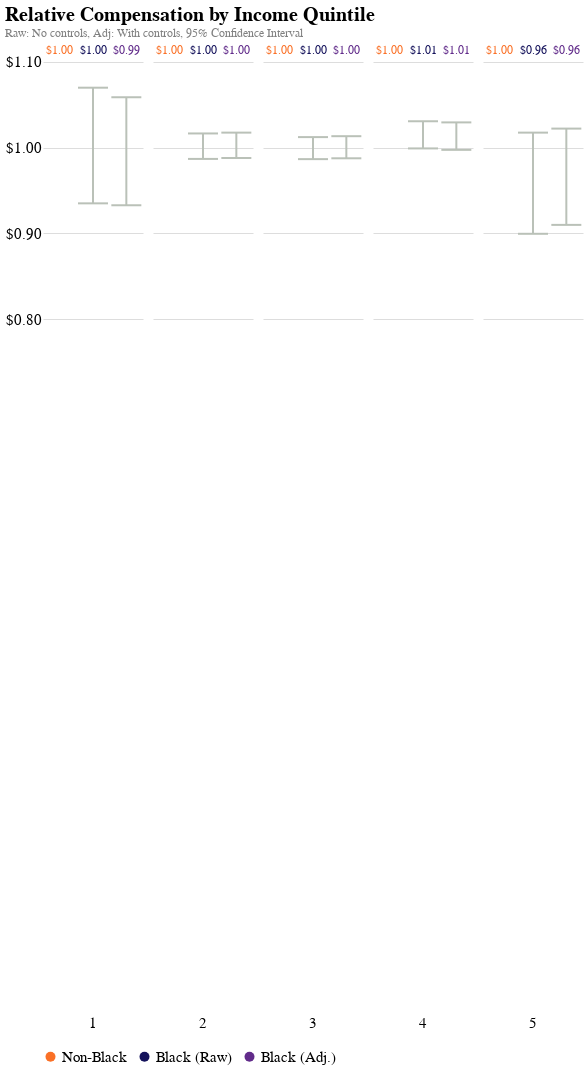

This figure's notebook cell:
### Code cell
labels = ["Non-Black", "Black (Raw)", "Black (Adj.)"]
colors = ["#fa7026", "#14125b", "#612b8a"]

color_scale = alt.Scale(
    domain=labels,
    range=colors
)

points = alt.Chart().mark_bar(size=25, cornerRadiusTopLeft=8, cornerRadiusTopRight=8, clip=True).encode(
    x=alt.X("labels", 
        axis=alt.Axis(title=None, labels=False, tickSize=0), 
        sort=labels
       ),
    y=alt.Y("data", 
            axis=alt.Axis(format="$.2f", title=None, tickCount=4, tickSize=0, labelFlush=False, labelFontSize=15),
            scale=alt.Scale(
                domain=(0.8, 1.1)
            )
    ),
    color=alt.Color("labels", 
                    scale=color_scale,
                    legend=alt.Legend(title=None, orient="bottom", labelFontSize=15))
).properties(
    width=100,
    height=300
)

text = alt.Chart().mark_text(
    align='center',
    angle=0,
    baseline='middle',
    dx=-0,
    dy=-20,
    fontSize=12
).encode(
    text=alt.Text("data", format="$.2f"),
    x=alt.X("labels", 
            sort=labels),
    y="label_height",
    color=alt.Color("labels", 
                    scale=color_scale)
)

error_bars = alt.Chart().mark_bar(color="#BAC1B8", size=2).encode(
    x=alt.X("labels",
            sort=labels),
    y="lower",
    y2="upper",
)

lower = alt.Chart().mark_tick(color="#BAC1B8", thickness=2, opacity=1).encode(
    x=alt.X("labels",
            sort=labels),
    y="lower",
)

upper = alt.Chart().mark_tick(color="#BAC1B8", thickness=2, opacity=1).encode(
    x=alt.Y("labels",
            sort=labels),
    y="upper",
)

chart = alt.layer(points, text, error_bars, lower, upper, data=results_q_plot).facet(
    column=alt.Column("index", title=None, header=alt.Header(labelOrient='bottom', labelFontSize=15)),
    title={
        "text": "Relative Compensation by Income Quintile", 
        "subtitle": "Raw: No controls, Adj: With controls, 95% Confidence Interval",
        "subtitleColor": "gray",
        "dy": 25
    },
    spacing=10
).configure_view(
    strokeWidth=0
).configure_title(
    anchor='start',
    offset=5,
    fontSize=20
).configure_axis(
    domain=False
)

chart.save("relative_compensation_quintile.png", method="selenium", webdriver="chrome", scale_factor=3.0)

chart

### Figure 1 — Vega-Lite specification as saved in the notebook (floating-point values rounded to 4 significant figures)
{"config": {"view": {"continuousWidth": 400, "continuousHeight": 300, "strokeWidth": 0}, "axis": {"domain": false}, "title": {"anchor": "start", "fontSize": 20, "offset": 5}}, "data": {"name": "data-d07b4d13f3ceee89acc02ec3746bde0c"}, "facet": {"column": {"type": "quantitative", "field": "index", "header": {"labelFontSize": 15, "labelOrient": "bottom"}, "title": null}}, "spec": {"layer": [{"mark": {"type": "bar", "clip": true, "cornerRadiusTopLeft": 8, "cornerRadiusTopRight": 8, "size": 25}, "encoding": {"color": {"type": "nominal", "field": "labels", "legend": {"labelFontSize": 15, "orient": "bottom", "title": null}, "scale": {"domain": ["Non-Black", "Black (Raw)", "Black (Adj.)"], "range": ["#fa7026", "#14125b", "#612b8a"]}}, "x": {"type": "nominal", "axis": {"labels": false, "tickSize": 0, "title": null}, "field": "labels", "sort": ["Non-Black", "Black (Raw)", "Black (Adj.)"]}, "y": {"type": "quantitative", "axis": {"format": "$.2f", "labelFlush": false, "labelFontSize": 15, "tickCount": 4, "tickSize": 0, "title": null}, "field": "data", "scale": {"domain": [0.8, 1.1]}}}, "height": 300, "width": 100}, {"mark": {"type": "text", "align": "center", "angle": 0, "baseline": "middle", "dx": 0, "dy": -20, "fontSize": 12}, "encoding": {"color": {"type": "nominal", "field": "labels", "scale": {"domain": ["Non-Black", "Black (Raw)", "Black (Adj.)"], "range": ["#fa7026", "#14125b", "#612b8a"]}}, "text": {"type": "quantitative", "field": "data", "format": "$.2f"}, "x": {"type": "nominal", "field": "labels", "sort": ["Non-Black", "Black (Raw)", "Black (Adj.)"]}, "y": {"type": "quantitative", "field": "label_height"}}}, {"mark": {"type": "bar", "color": "#BAC1B8", "size": 2}, "encoding": {"x": {"type": "nominal", "field": "labels", "sort": ["Non-Black", "Black (Raw)", "Black (Adj.)"]}, "y": {"type": "quantitative", "field": "lower"}, "y2": {"field": "upper"}}}, {"mark": {"type": "tick", "color": "#BAC1B8", "opacity": 1, "thickness": 2}, "encoding": {"x": {"type": "nominal", "field": "labels", "sort": ["Non-Black", "Black (Raw)", "Black (Adj.)"]}, "y": {"type": "quantitative", "field": "lower"}}}, {"mark": {"type": "tick", "color": "#BAC1B8", "opacity": 1, "thickness": 2}, "encoding": {"x": {"type": "nominal", "field": "labels", "sort": ["Non-Black", "Black (Raw)", "Black (Adj.)"]}, "y": {"type": "quantitative", "field": "upper"}}}]}, "spacing": 10, "title": {"text": "Relative Compensation by Income Quintile", "subtitle": "Raw: No controls, Adj: With controls, 95% Confidence Interval", "subtitleColor": "gray", "dy": 25}, "$schema": "https://vega.github.io/schema/vega-lite/v4.8.1.json", "datasets": {"data-d07b4d13f3ceee89acc02ec3746bde0c": [{"index": 1, "labels": "Black (Adj.)", "data": 0.9937, "lower": 0.9327, "upper": 1.059, "label_height": 1.09}, {"index": 2, "labels": "Black (Adj.)", "data": 1.003, "lower": 0.9878, "upper": 1.017, "label_height": 1.09}, {"index": 3, "labels": "Black (Adj.)", "data": 1.0, "lower": 0.9875, "upper": 1.013, "label_height": 1.09}, {"index": 4, "labels": "Black (Adj.)", "data": 1.013, "lower": 0.9973, "upper": 1.029, "label_height": 1.09}, {"index": 5, "labels": "Black (Adj.)", "data": 0.9643, "lower": 0.9098, "upper": 1.022, "label_height": 1.09}, {"index": 1, "labels": "Black (Raw)", "data": 1.0, "lower": 0.9349, "upper": 1.07, "label_height": 1.09}, {"index": 2, "labels": "Black (Raw)", "data": 1.002, "lower": 0.9868, "upper": 1.016, "label_height": 1.09}, {"index": 3, "labels": "Black (Raw)", "data": 0.9993, "lower": 0.9865, "upper": 1.012, "label_height": 1.09}, {"index": 4, "labels": "Black (Raw)", "data": 1.015, "lower": 0.999, "upper": 1.031, "label_height": 1.09}, {"index": 5, "labels": "Black (Raw)", "data": 0.9566, "lower": 0.8994, "upper": 1.017, "label_height": 1.09}, {"index": 1, "labels": "Non-Black", "data": 1.0, "lower": null, "upper": null, "label_height": 1.09}, {"index": 2, "labels": "Non-Black", "data": 1.0, "lower": null, "upper": null, "label_height": 1.09}, {"index": 3, "labels": "Non-Black", "data": 1.0, "lower": null, "upper": null, "label_height": 1.09}, {"index": 4, "labels": "Non-Black", "data": 1.0, "lower": null, "upper": null, "label_height": 1.09}, {"index": 5, "labels": "Non-Black", "data": 1.0, "lower": null, "upper": null, "label_height": 1.09}]}}
